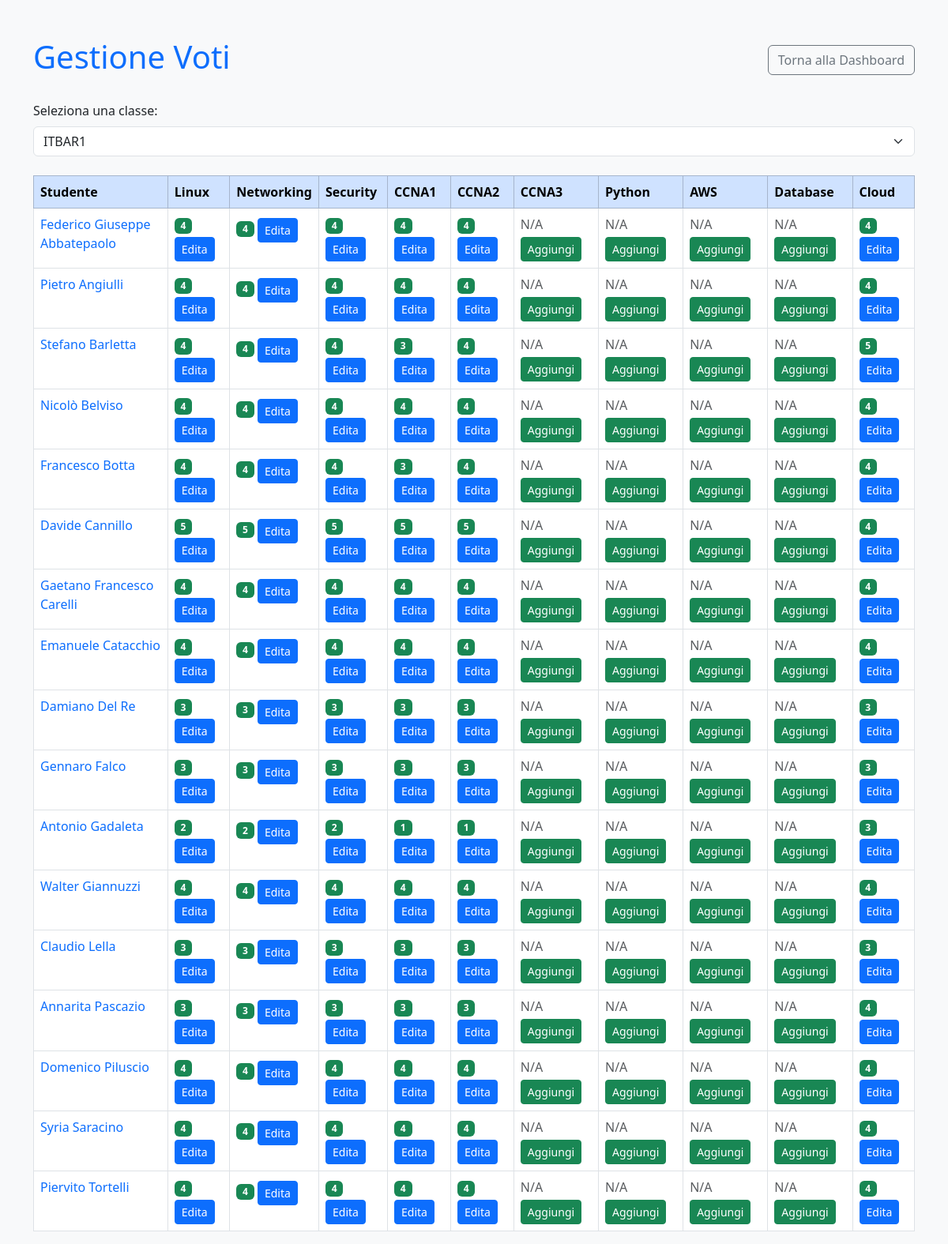
Screenshot of /gestione_voti.php?classe=16 (signed in) with the database file from the repository.
### tables this page shows
CREATE TABLE `materie` (
  `ID_Materia` int(11) NOT NULL,
  `Materia` varchar(30) NOT NULL
);

CREATE TABLE `studenti` (
  `ID_Studente` int(30) NOT NULL,
  `ID_Classe` int(11) NOT NULL,
  `Nome` varchar(30) NOT NULL,
  `Cognome` varchar(30) NOT NULL,
  `Commento` varchar(255) DEFAULT ''
);

CREATE TABLE `voti` (
  `ID_Voto` int(11) NOT NULL,
  `ID_Studente` int(11) NOT NULL,
  `ID_Materia` int(11) NOT NULL,
  `Voto` int(11) NOT NULL,
  `Data` date NOT NULL
);

### gestione_voti.php (the view, shortened to what this page needs)
<?php
require_once __DIR__ . '/db_connection.php';
$docente_id = $_SESSION['User_id'];
$stmt_classi = $conn->prepare("
    SELECT c.ID_Classe, c.Nome
    FROM classi c
    INNER JOIN classi_docenti cd ON c.ID_Classe = cd.ID_C
    WHERE cd.ID_D = :did");
$stmt_classi->execute([':did' => $docente_id]);
$classi = $stmt_classi->fetchAll(PDO::FETCH_ASSOC);
$alunni  = [];
$materie = [];
if (isset($_GET['classe'])) {
    $classe_id = (int)$_GET['classe'];
    $stmt_alunni = $conn->prepare("SELECT ID_Studente, Nome, Cognome FROM studenti WHERE ID_Classe = :cid");
    $stmt_alunni->execute([':cid' => $classe_id]);
    $alunni = $stmt_alunni->fetchAll(PDO::FETCH_ASSOC);
    $stmt_materie = $conn->prepare("
        SELECT m.ID_Materia, m.Materia
        FROM classi_materie cm
        INNER JOIN materie m ON cm.ID_M = m.ID_Materia
        WHERE cm.ID_C = :cid");
    $stmt_materie->execute([':cid' => $classe_id]);
    $materie = $stmt_materie->fetchAll(PDO::FETCH_ASSOC);
}
?>
<!DOCTYPE html>
<html lang="it">
<head>
    <link href="https://cdn.jsdelivr.net/npm/bootstrap@5.3.2/dist/css/bootstrap.min.css" rel="stylesheet">
</head>
<body class="bg-light">
    <div class="container mt-5">
        <div class="d-flex justify-content-between align-items-center mb-4">
            <h1 class="text-primary">Gestione Voti</h1>
            <a href="dashboard.php" class="btn btn-outline-secondary">Torna alla Dashboard</a>
        </div>
        <form method="GET" class="mb-4">
            <label for="classe" class="form-label">Seleziona una classe:</label>
            <select name="classe" id="classe" class="form-select" onchange="this.form.submit()">
                <?php foreach ($classi as $classe): ?>
                    <option value="<?= $classe['ID_Classe'] ?>" <?= isset($classe_id) && $classe_id == $classe['ID_Classe'] ? 'selected' : '' ?>>
                        <?= htmlspecialchars($classe['Nome']) ?>
                    </option>
                <?php endforeach; ?>
            </select>
        </form>
        <?php if (!empty($alunni) && !empty($materie)): ?>
            <table class="table table-bordered table-hover">
                <thead class="table-primary">
                    <tr>
                        <th>Studente</th>
                        <?php foreach ($materie as $materia): ?>
                            <th><?= htmlspecialchars($materia['Materia']) ?></th>
                        <?php endforeach; ?>
                    </tr>
                </thead>
                <tbody>
                    <?php foreach ($alunni as $alunno): ?>
                        <tr>
                            <td>
                                <a href="scheda_alunno.php?studente=<?= $alunno['ID_Studente'] ?>&classe=<?= $classe_id ?>" class="text-decoration-none">
                                    <?= htmlspecialchars($alunno['Nome'] . ' ' . $alunno['Cognome']) ?>
                                </a>
                            </td>
                            <?php foreach ($materie as $materia): ?>
                                <?php
                                $stmt_voto = $conn->prepare("SELECT ID_Voto, Voto FROM voti WHERE ID_Studente = :sid AND ID_Materia = :mid");
                                $stmt_voto->execute([':sid' => $alunno['ID_Studente'], ':mid' => $materia['ID_Materia']]);
                                $voto = $stmt_voto->fetch(PDO::FETCH_ASSOC);
                                ?>
                                <td>
                                    <?php if ($voto): ?>
                                        <span class="badge bg-success"><?= htmlspecialchars($voto['Voto']) ?></span>
                                        <a href="edit_voto.php?voto=<?= $voto['ID_Voto'] ?>&classe=<?= $classe_id ?>" class="btn btn-sm btn-primary mt-1">Edita</a>
                                    <?php else: ?>
                                        <span class="text-muted">N/A</span>
                                        <a href="add_voto.php?studente=<?= $alunno['ID_Studente'] ?>&classe=<?= $classe_id ?>&materia=<?= $materia['ID_Materia'] ?>" class="btn btn-sm btn-success mt-1">Aggiungi</a>
                                    <?php endif; ?>
                                </td>
                            <?php endforeach; ?>
                        </tr>
                    <?php endforeach; ?>
                </tbody>
            </table>
        <?php elseif (isset($classe_id)): ?>
            <div class="alert alert-warning">Nessun alunno o materia trovata per questa classe.</div>
        <?php endif; ?>
    </div>
</body>
</html>

### rows the page displays
materie: Materia "Linux", voti.Voto "4", voti.Voto "5", voti.Voto "3", voti.Voto "2"
materie: Materia "Networking", voti.Voto "4", voti.Voto "5", voti.Voto "3", voti.Voto "2"
materie: Materia "Security", voti.Voto "4", voti.Voto "5", voti.Voto "3", voti.Voto "2"
materie: Materia "CCNA1", voti.Voto "4", voti.Voto "3", voti.Voto "5", voti.Voto "1"
materie: Materia "CCNA2", voti.Voto "4", voti.Voto "5", voti.Voto "3", voti.Voto "1"
materie: Materia "CCNA3"
materie: Materia "Python"
materie: Materia "AWS"
materie: Materia "Database"
materie: Materia "Cloud", voti.Voto "4", voti.Voto "5", voti.Voto "3"
studenti: Nome+Cognome "Federico Giuseppe Abbatepaolo"
studenti: Nome+Cognome "Pietro Angiulli"
studenti: Nome+Cognome "Stefano Barletta"
studenti: Nome+Cognome "Nicolò Belviso"
studenti: Nome+Cognome "Francesco Botta"
studenti: Nome+Cognome "Davide Cannillo"
studenti: Nome+Cognome "Gaetano Francesco Carelli"
studenti: Nome+Cognome "Emanuele Catacchio"
studenti: Nome+Cognome "Damiano Del Re"
studenti: Nome+Cognome "Gennaro Falco"
studenti: Nome+Cognome "Antonio Gadaleta"
studenti: Nome+Cognome "Walter Giannuzzi"
studenti: Nome+Cognome "Claudio Lella"
studenti: Nome+Cognome "Annarita Pascazio"
studenti: Nome+Cognome "Domenico Piluscio"
studenti: Nome+Cognome "Syria Saracino"
studenti: Nome+Cognome "Piervito Tortelli"

### other values shown
form field classe "ITBAR1"
